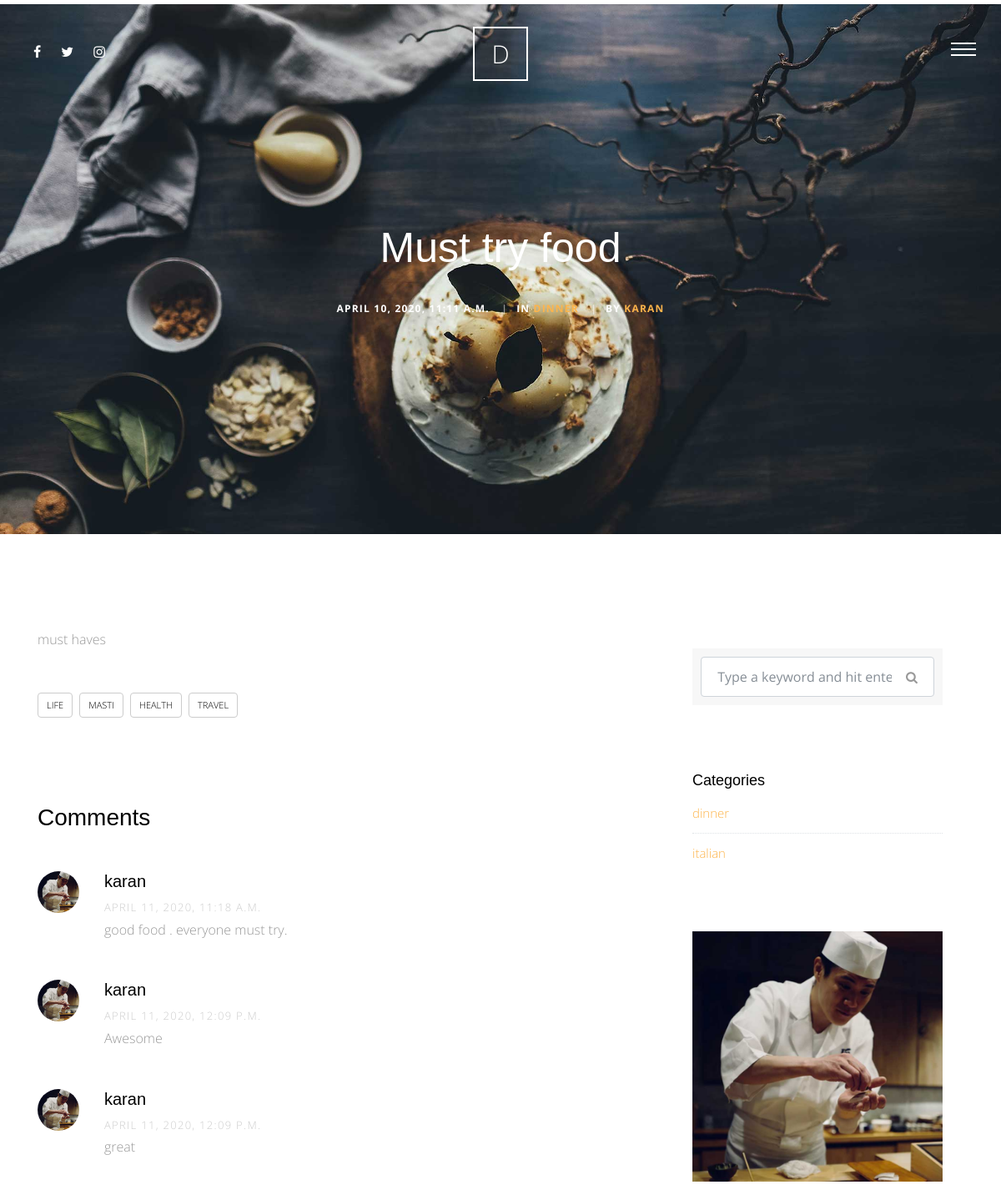
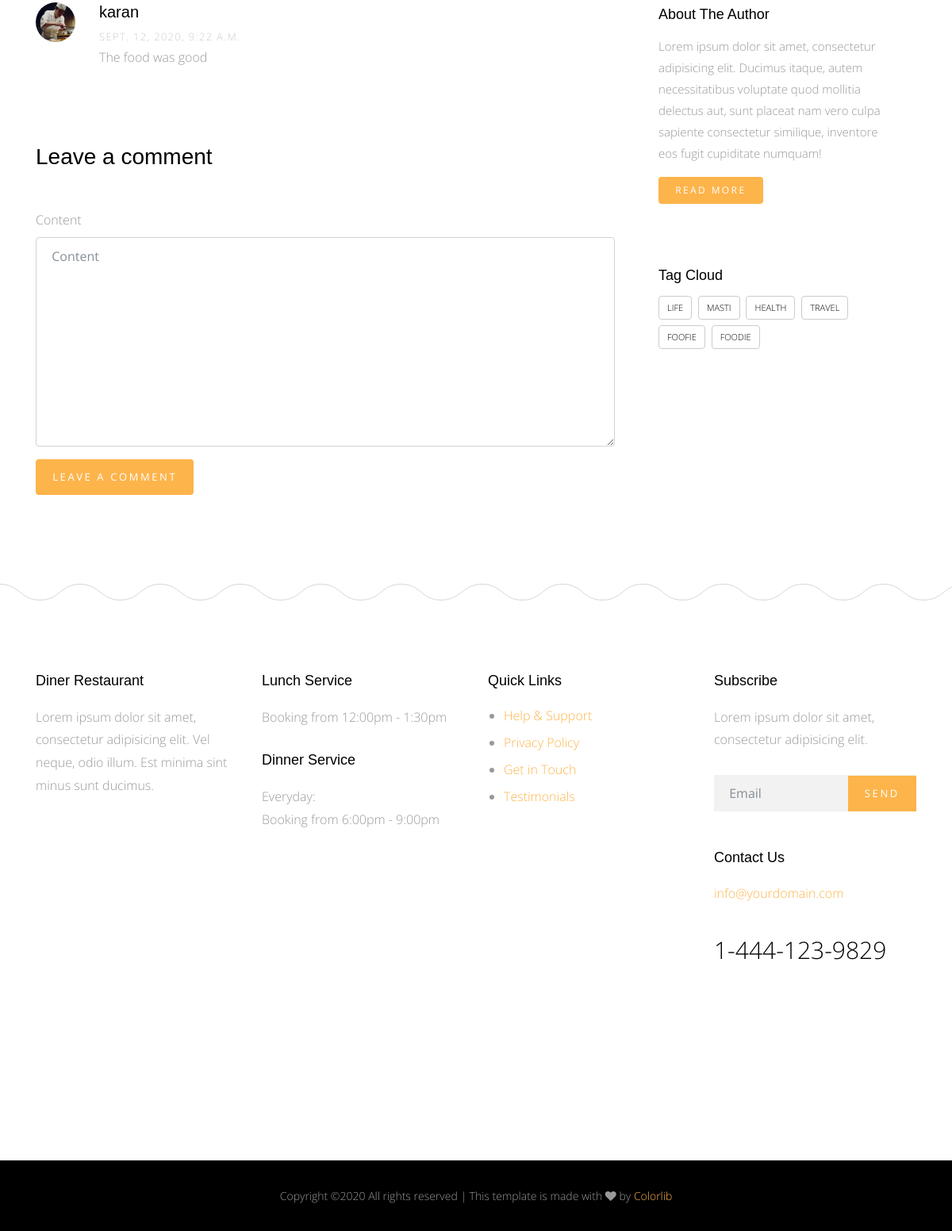
The page /blog/1 on the database its author committed (2 pictures, top to bottom).
### blog/models.py (models this page shows, shortened)
class Post(models.Model):
    title=models.CharField(max_length=50)
    content=models.TextField()
    author= models.ForeignKey(User,on_delete=models.CASCADE)
    created=models.DateTimeField(default=timezone.now)
    tags = TaggableManager(blank=True)
    category = models.ForeignKey('Category',null=True,on_delete=models.SET_NULL)
    image = models.ImageField(upload_to='blog/',null=True)
    def __str__(self):
        return self.title

class Category(models.Model):
    category_name = models.CharField(max_length=50)
    class Meta:
        verbose_name = 'Category'
        verbose_name_plural = 'Categories'
    def __str__(self):
        return self.category_name

class Comment(models.Model):
    user=models.ForeignKey(User,on_delete=models.CASCADE)
    post= models.ForeignKey(Post,on_delete=models.CASCADE)
    content= models.TextField()
    created=models.DateTimeField(default = timezone.now)

### blog/views.py (the view)
# urls.py: path('<int:id>',views.post_detail,name='post_detail'),
def post_detail(request,id):
    post_detail = Post.objects.get(id=id)
    categories = Category.objects.all()
    all_tags = Tag.objects.all()
    comments = Comment.objects.filter(post=post_detail)
    if request.method == 'POST':
        comment_form = CommentForm(request.POST)
        if comment_form.is_valid():
            new_comment = comment_form.save(commit=False)
            new_comment.user = request.user
            new_comment.post = post_detail
            new_comment.save()
    else:
        comment_form= CommentForm()
    context={
    'post_detail': post_detail,
    'categories': categories,
    'all_tags': all_tags,
    'comments':comments,
    'comment_form' : comment_form,
    }
    return render(request,'blog/post_detail.html',context)

### blog/forms.py
class CommentForm(forms.ModelForm):
    class Meta:
        model = Comment
        fields= [
        'content',
        ]

### blog/templates/blog/post_detail.html (shortened to what this page needs)
{% extends 'base.html' %}
{% load static %}
{% load bootstrap4 %}
{% block body %}
      <div class="main-wrap">
        <div class="cover_1 cover_sm">
          <div class="img_bg" style="background-image: url({% static 'site_static/img/slider-1.jpg/''%});" data-stellar-background-ratio="0.5">
            <div class="container">
              <div class="row align-items-center justify-content-center">
                <div class="col-md-7 text-center" data-aos="fade-up">
                  <h2 class="heading mb-4">{{post_detail}}</h2>
                  <div class="post-info">
                    <div class="date-info">{{post_detail.created}}</div>
                    <div class="category-info"><span class="seperator">|</span>In <a href="#" data-title="View all posts in Lifestyle" title="View all posts in Lifestyle">{{post_detail.category}}</a></div>
                    <div class="author-info"><span class="seperator">|</span>By <a href="#">{{post_detail.author}}</a></div>
                  </div>
                </div>
              </div>
            </div>
          </div>
        </div>
       <div class="section">
          <div class="container">
            <div class="row">
              <div class="col-md-8">
                <p>{{post_detail.content}}</p>
                <div class="tag-widget post-tag-container mb-5 mt-5">
                  <div class="tagcloud">
                    {% for tag in post_detail.tags.all %}
                    <a href="{% url 'blog:post_by_tag' tag %}" class="tag-cloud-link">{{tag}}</a>
                    {% endfor %}
                  </div>
                </div>
                <div class="pt-5 mt-5">
                  <h3 class="mb-5"> Comments</h3>
                  <ul class="comment-list">
                    {% for comment in comments %}
                    <li class="comment">
                      <div class="vcard bio">
                        <img src="img/person_1.jpg" alt="Image placeholder">
                      </div>
                      <div class="comment-body">
                        <h3>{{  comment.user  }}</h3>
                        <div class="meta">{{comment.created}}</div>
                        <p>{{ comment.content }}</p>
                      </div>
                    </li>
                    {% endfor %}
                  </ul>
                  <div class="comment-form-wrap pt-5">
                    <h3 class="mb-5">Leave a comment</h3>
                    <form class="" method="POST">
                      {% bootstrap_form comment_form %}
                      {% buttons %}
                      <button type="submit" class = "btn btn-primary" name="button">Leave a Comment</button>
                      {% endbuttons %}
                    </form>
                  </div>
                </div>
              </div>
              <div class="col-md-4 sidebar">
                <div class="sidebar-box">
                  <form action="{% url 'blog:post_list'  %}" method = "GET" class="search-form">
                    <div class="form-group">
                      <span class="icon fa fa-search"></span>
                      <input type="text" class="form-control" value="{{request.Get.q}}" name="q" placeholder="Type a keyword and hit enter">
                    </div>
                  </form>
                </div>
                <div class="sidebar-box">
                  <div class="categories">
                    <h3>Categories</h3>
                    {% for category in categories %}
                    <li><a href="{% url 'blog:post_by_category' category %}">{{category}}</a></li>
                    {% endfor %}
                  </div>
                </div>
                <div class="sidebar-box">
                  <img src="img/person_1.jpg" alt="Image placeholder" class="img-fluid mb-4">
                  <h3>About The Author</h3>
                  <p>Lorem ipsum dolor sit amet, consectetur adipisicing elit. Ducimus itaque, autem necessitatibus voluptate quod mollitia delectus aut, sunt placeat nam vero culpa sapiente consectetur similique, inventore eos fugit cupiditate numquam!</p>
                  <p><a href="#" class="btn btn-primary btn-sm">Read More</a></p>
                </div>
                <div class="sidebar-box">
                  <h3>Tag Cloud</h3>
                  <div class="tagcloud">
                    {% for tag in all_tags %}
                    <a href="{% url 'blog:post_by_tag' tag %}" class="tag-cloud-link">{{tag}}</a>
                    {% endfor %}
                  </div>
                </div>
              </div>
            </div>
          </div>
        </div>
      </div>
{% endblock %}

### templates/base.html (shortened to what this page needs)
{% load static %}
<!doctype html>
<html lang="en">
  <head>
    <link rel="stylesheet" href="{% static 'site_static/css/bootstrap.css' %}">
    <link rel="stylesheet" href="{% static 'site_static/css/animate.css' %}">
    <link rel="stylesheet" href="{% static 'site_static/css/owl.carousel.min.css' %}">
    <link rel="stylesheet" href="{% static 'site_static/css/magnific-popup.css' %}">
    <link rel="stylesheet" href="{% static 'site_static/css/aos.css' %}">
    <link rel="stylesheet" href="{% static 'site_static/css/bootstrap-datepicker.css' %}">
    <link rel="stylesheet" href="{% static 'site_static/css/jquery.timepicker.css' %}">
    <link rel="stylesheet" href="{% static 'site_static/fonts/ionicons/css/ionicons.min.css' %}">
    <link rel="stylesheet" href="{% static 'site_static/fonts/fontawesome/css/font-awesome.min.css' %}">
    <link rel="stylesheet" href="{% static 'site_static/fonts/flaticon/font/flaticon.css' %}">
    <link rel="stylesheet" href="{% static 'site_static/css/style.css' %}">
  </head>
  <body>
    <div class="site-wrap">
      <header class="site-header">
        <div class="row align-items-center">
          <div class="col-5 col-md-3">
             <ul class="list-unstyled social">
              <li><a href="#"><span class="fa fa-facebook"></span></a></li>
              <li><a href="#"><span class="fa fa-twitter"></span></a></li>
              <li><a href="#"><span class="fa fa-instagram"></span></a></li>
            </ul>
          </div>
          <div class="col-2 col-md-6 text-center">
            <a href="index.html" class="site-logo">D</a>
          </div>
          <div class="col-5 col-md-3 text-right menu-burger-wrap">
            <a href="#" class="site-nav-toggle js-site-nav-toggle"><i></i></a>
          </div>
        </div>
      </header>
{% block body %}
{% endblock %}
      <footer>
        <div class="site-footer">
          <div class="container">
            <div class="row small-gutters mb-5">
              <div class="col-md-6 col-lg-3 mb-5" data-aos="fade" data-aos-delay="100">
                <div class="footer-widget">
                  <h3>Diner Restaurant</h3>
                  <p>Lorem ipsum dolor sit amet, consectetur adipisicing elit. Vel neque, odio illum. Est minima sint minus sunt ducimus.</p>
                </div>
              </div>
              <div class="col-md-6 col-lg-3 mb-5" data-aos="fade" data-aos-delay="200">
                <div class="footer-widget">
                  <h3>Lunch Service</h3>
                  <p>Booking from 12:00pm - 1:30pm</p>
                  <h3>Dinner Service</h3>
                  <p>Everyday: <br> Booking from 6:00pm - 9:00pm</p>
                </div>
              </div>
              <div class="col-md-6 col-lg-3 mb-5" data-aos="fade" data-aos-delay="300">
                <div class="footer-widget">
                  <h3>Quick Links</h3>
                  <ul>
                    <li><a href="#">Help &amp; Support</a></li>
                    <li><a href="#">Privacy Policy</a></li>
                    <li><a href="#">Get in Touch</a></li>
                    <li><a href="#">Testimonials</a></li>
                  </ul>
                </div>
              </div>
              <div class="col-md-6 col-lg-3 mb-5" data-aos="fade" data-aos-delay="400">
                <div class="footer-widget footer-contact-widget">
                  <h3>Subscribe</h3>
                  <p>Lorem ipsum dolor sit amet, consectetur adipisicing elit.</p>
                  <form action="" class="form-subscribe mb-5">
                    <div class="form-group form-field">
                      <input type="submit" value="Send" class="btn btn-primary">
                      <input type="text" class="form-control" placeholder="Email">
                    </div>
                  </form>
                  <h3>Contact Us</h3>
                  <p class="contact-email">info@yourdomain.com</p>
                  <p class="contact-phone">1-444-123-9829</p>
                </div>
              </div>
            </div>
          </div>
        </div>
      </footer>
      <div class="site-footer-copyright">
        <div class="container">
          <div class="row">
             <p class="footer-text col-md-12">
Copyright &copy;<script>document.write(new Date().getFullYear());</script> All rights reserved | This template is made with <i class="fa fa-heart" aria-hidden="true"></i> by <a href="https://colorlib.com" target="_blank">Colorlib</a>
</p>
          </div>
        </div>
      </div>
    </div>
  </body>
</html>

### rows shown on the page
Post: title "Must try food", created "APRIL 10, 2020, 11:11 A.M.", category "DINNER", author "KARAN", content "must haves"
Tag: name "LIFE"
Tag: name "MASTI"
Tag: name "HEALTH"
Tag: name "TRAVEL"
Comment: user "karan", created "APRIL 11, 2020, 11:18 A.M.", content "good food . everyone must try."
Comment: user "karan", created "APRIL 11, 2020, 12:09 P.M.", content "Awesome"
Comment: user "karan", created "APRIL 11, 2020, 12:09 P.M.", content "great"
Comment: user "karan", created "SEPT. 12, 2020, 9:22 A.M.", content "The food was good"
Category: category_name "dinner"
Category: category_name "italian"
Tag: name "FOOFIE"
Tag: name "FOODIE"
